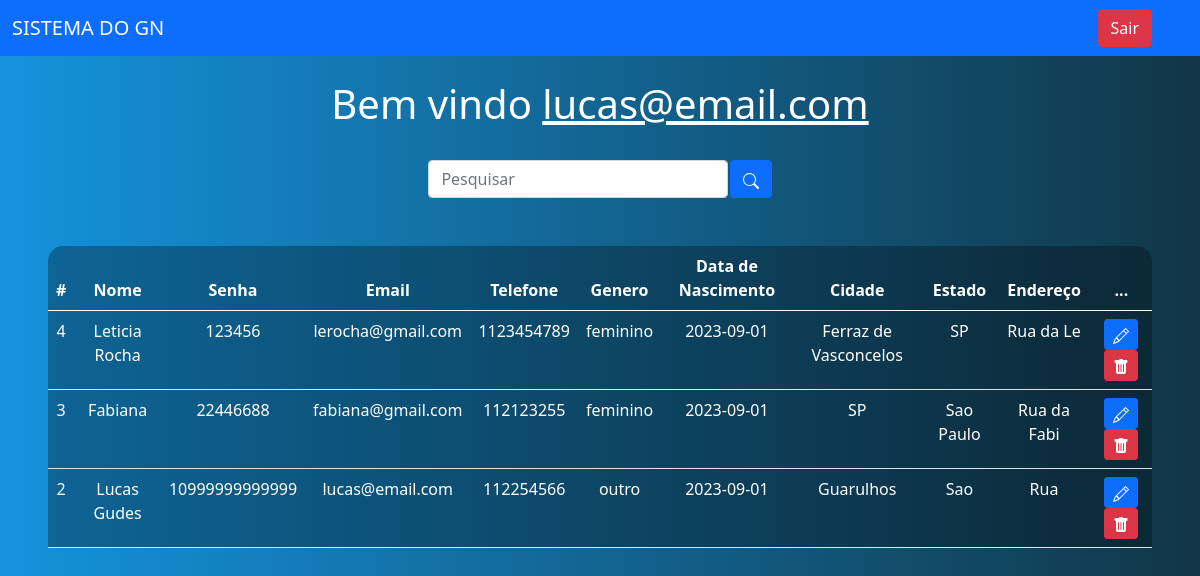
Screenshot of /sistema.php (signed in) with the database file from the repository.
### tables this page shows
CREATE TABLE `usuarios` (
  `id` int(11) NOT NULL,
  `nome` varchar(50) NOT NULL,
  `senha` varchar(20) NOT NULL,
  `email` varchar(110) NOT NULL,
  `telefone` varchar(15) NOT NULL,
  `genero` varchar(15) NOT NULL,
  `data_nasc` date NOT NULL,
  `cidade` varchar(50) NOT NULL,
  `estado` varchar(50) NOT NULL,
  `endereco` varchar(50) NOT NULL
);

### sistema.php (the view, shortened to what this page needs)
<?php
include_once('config.php');
$logado = $_SESSION['email'];
    if (!empty($_GET['search'])) {
        $data = $_GET['search'];
        $sql = "SELECT * FROM usuarios WHERE id LIKE '%$data%' or nome LIKE '%$data%' or email LIKE '%$data%' ORDER BY id DESC";
    } else {
        $sql = "SELECT * FROM usuarios ORDER BY id DESC";
    }
$result = $conexao->query($sql);
?>
<!DOCTYPE html>
<html lang="en">
<head>
    <link href="https://cdn.jsdelivr.net/npm/bootstrap@5.0.2/dist/css/bootstrap.min.css" rel="stylesheet">
</head>
<body>
    <nav class="navbar navbar-expand-lg navbar-dark bg-primary">
        <div class="container-fluid">
            <a class="navbar-brand" href="#">SISTEMA DO GN</a>
        </div>
        <div class="d-flex">
            <a href="sair.php" class="btn btn-danger me-5">Sair</a>
        </div>
    </nav>
    <br>
    <?php
    echo "<h1>Bem vindo <u>$logado</u></h1>";
    ?>
    <br>
    <div class="box-search">
        <input type="search" class="form-control w-25" placeholder="Pesquisar" id="pesquisar">
        <button onclick="searchData()" class="btn btn-primary">
        </button>
    </div>
    <div class="m-5">
        <table class="table text-white table-bg">
            <thead>
                <tr>
                    <th scope="col">#</th>
                    <th scope="col">Nome</th>
                    <th scope="col">Senha</th>
                    <th scope="col">Email</th>
                    <th scope="col">Telefone</th>
                    <th scope="col">Genero</th>
                    <th scope="col">Data de Nascimento</th>
                    <th scope="col">Cidade</th>
                    <th scope="col">Estado</th>
                    <th scope="col">Endereço</th>
                    <th scope="col">...</th>
                </tr>
            </thead>
            <tbody>
                <?php
                while ($user_data = mysqli_fetch_assoc($result)) {
                    echo "<tr>";
                    echo "<td>" . $user_data['id'] . "</td>";
                    echo "<td>" . $user_data['nome'] . "</td>";
                    echo "<td>" . $user_data['senha'] . "</td>";
                    echo "<td>" . $user_data['email'] . "</td>";
                    echo "<td>" . $user_data['telefone'] . "</td>";
                    echo "<td>" . $user_data['genero'] . "</td>";
                    echo "<td>" . $user_data['data_nasc'] . "</td>";
                    echo "<td>" . $user_data['cidade'] . "</td>";
                    echo "<td>" . $user_data['estado'] . "</td>";
                    echo "<td>" . $user_data['endereco'] . "</td>";
                    echo "<td>
                        <a class='btn btn-sm btn-primary' href='edit.php?id=$user_data[id]' title='Editar'>
                            <svg xmlns='http://www.w3.org/2000/svg' width='16' height='16' fill='currentColor' class='bi bi-pencil' viewBox='0 0 16 16'>
                                <path d='M12.146.146a.5.5 0 0 1 .708 0l3 3a.5.5 0 0 1 0 .708l-10 10a.5.5 0 0 1-.168.11l-5 2a.5.5 0 0 1-.65-.65l2-5a.5.5 0 0 1 .11-.168l10-10zM11.207 2.5 13.5 4.793 14.793 3.5 12.5 1.207 11.207 2.5zm1.586 3L10.5 3.207 4 9.707V10h.5a.5.5 0 0 1 .5.5v.5h.5a.5.5 0 0 1 .5.5v.5h.293l6.5-6.5zm-9.761 5.175-.106.106-1.528 3.821 3.821-1.528.106-.106A.5.5 0 0 1 5 12.5V12h-.5a.5.5 0 0 1-.5-.5V11h-.5a.5.5 0 0 1-.468-.325z'/>
                            </svg>
                        </a>
                        <a class='btn btn-sm btn-danger' href='delete.php?id=$user_data[id]' title='Deletar'>
                            <svg xmlns='http://www.w3.org/2000/svg' width='16' height='16' fill='currentColor' class='bi bi-trash-fill' viewBox='0 0 16 16'>
                                <path d='M2.5 1a1 1 0 0 0-1 1v1a1 1 0 0 0 1 1H3v9a2 2 0 0 0 2 2h6a2 2 0 0 0 2-2V4h.5a1 1 0 0 0 1-1V2a1 1 0 0 0-1-1H10a1 1 0 0 0-1-1H7a1 1 0 0 0-1 1H2.5zm3 4a.5.5 0 0 1 .5.5v7a.5.5 0 0 1-1 0v-7a.5.5 0 0 1 .5-.5zM8 5a.5.5 0 0 1 .5.5v7a.5.5 0 0 1-1 0v-7A.5.5 0 0 1 8 5zm3 .5v7a.5.5 0 0 1-1 0v-7a.5.5 0 0 1 1 0z'/>
                            </svg>
                        </a>
                            </td>";
                    echo "</tr>";
                }
                ?>
            </tbody>
        </table>
    </div>
</body>
</html>

### sistema.php (style rules this page uses)
body { background: linear-gradient(to right, rgb(20, 147, 220), rgb(17, 54, 71)); color: white; text-align: center; }
.table-bg { background: rgba(0, 0, 0, 0.3); border-radius: 15px 15px 0 0; }
.box-search { display: flex; justify-content: center; gap: .1%; }

### rows the page displays
usuarios: id "4", nome "Leticia Rocha", senha "123456", email "lerocha@gmail.com", telefone "1123454789", genero "feminino", data_nasc "2023-09-01", cidade "Ferraz de Vasconcelos", estado "SP", endereco "Rua da Le"
usuarios: id "3", nome "Fabiana", senha "22446688", email "fabiana@gmail.com", telefone "112123255", genero "feminino", data_nasc "2023-09-01", cidade "SP", estado "Sao Paulo", endereco "Rua da Fabi"
usuarios: id "2", nome "Lucas Gudes", senha "10999999999999", email "lucas@email.com", telefone "112254566", genero "outro", data_nasc "2023-09-01", cidade "Guarulhos", estado "Sao", endereco "Rua"

### other values shown
$logado "lucas@email.com"
